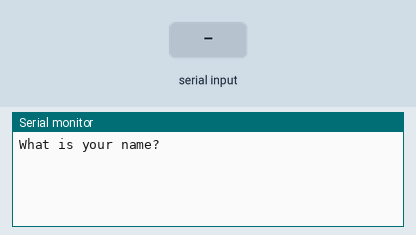
The sketch below on a simulated Arduino Uno, built with avr-gcc and run on an emulated ATmega328P. Parts: the last lines printed to the serial monitor. The test bench sets the inputs (shaded band).

Above: at 1.2 s.
1.3 s: "1" received over Serial
At 2.8 s:
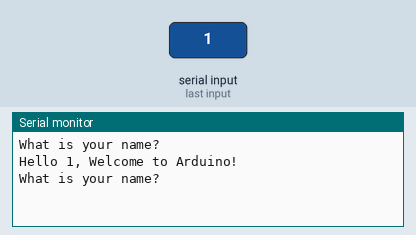
3.8 s: "0" received over Serial
At 5.2 s:
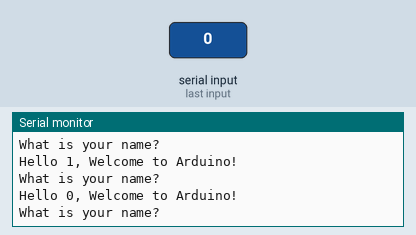
5.3 s: "2" received over Serial
At 7.1 s:
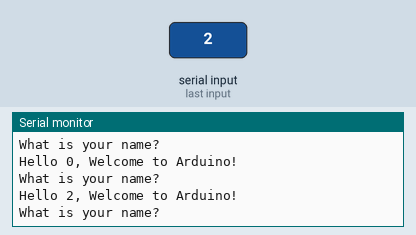

The sketch:

10_reading_strings_from_serial_monitor.ino
```cpp
String myName;
String msg = "What is your name? ";
String msg2 = "Hello ";
String msg3 = ", Welcome to Arduino!";

void setup() {
Serial.begin(9600);
}

void loop() {
Serial.println(msg);
while (Serial.available() == 0){};

myName = Serial.readString();
Serial.print(msg2);
Serial.print(myName);
Serial.println(msg3);
}
```

Measured:
- after the input at 1.3 s, the serial monitor: prints a new line after 1.0 s (image 1)
- after the input at 3.8 s, the serial monitor: prints a new line after 1.0 s (image 2)
- after the input at 5.3 s, the serial monitor: prints a new line after 1.0 s (image 3)
